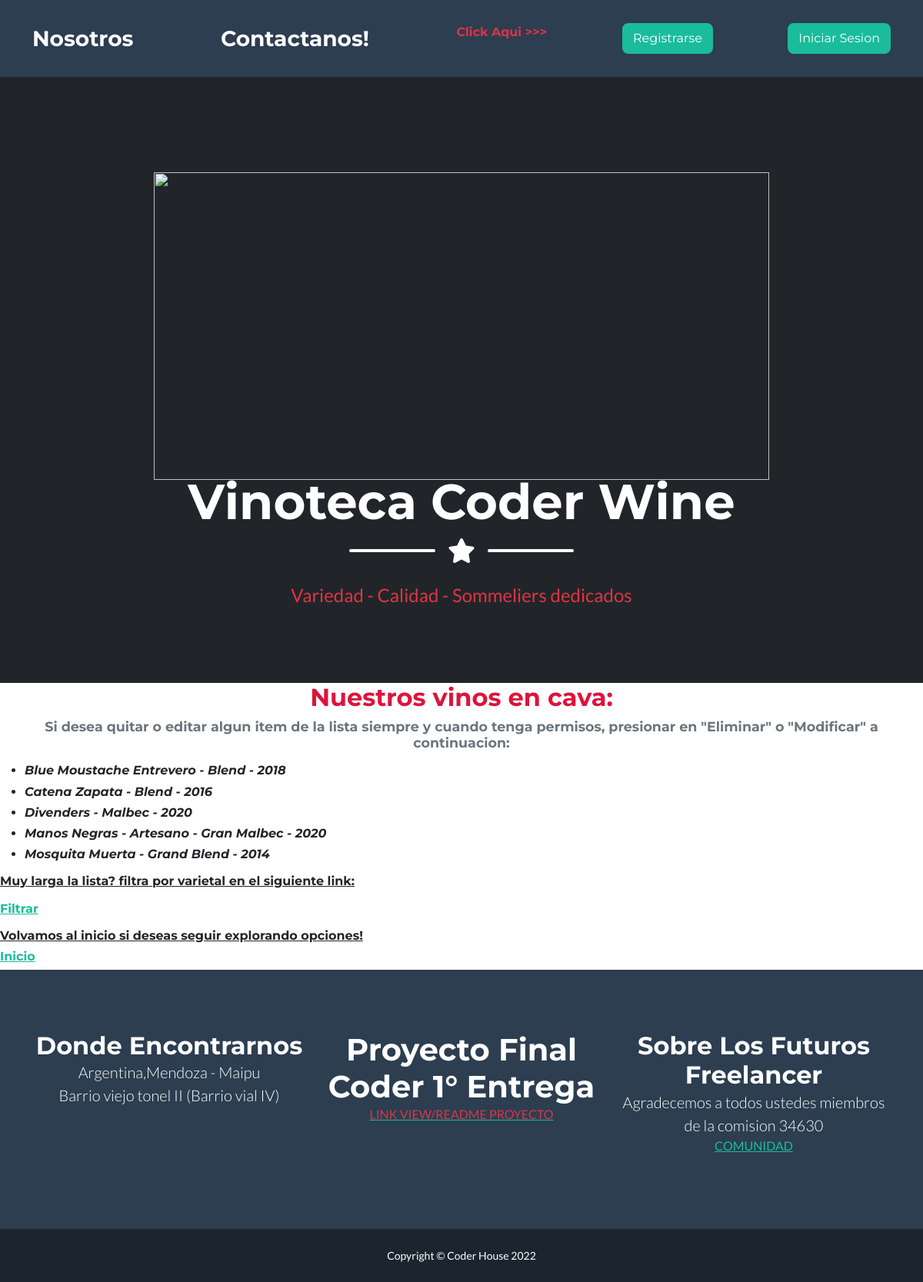
Before: /listaVinos/ with the older database file.
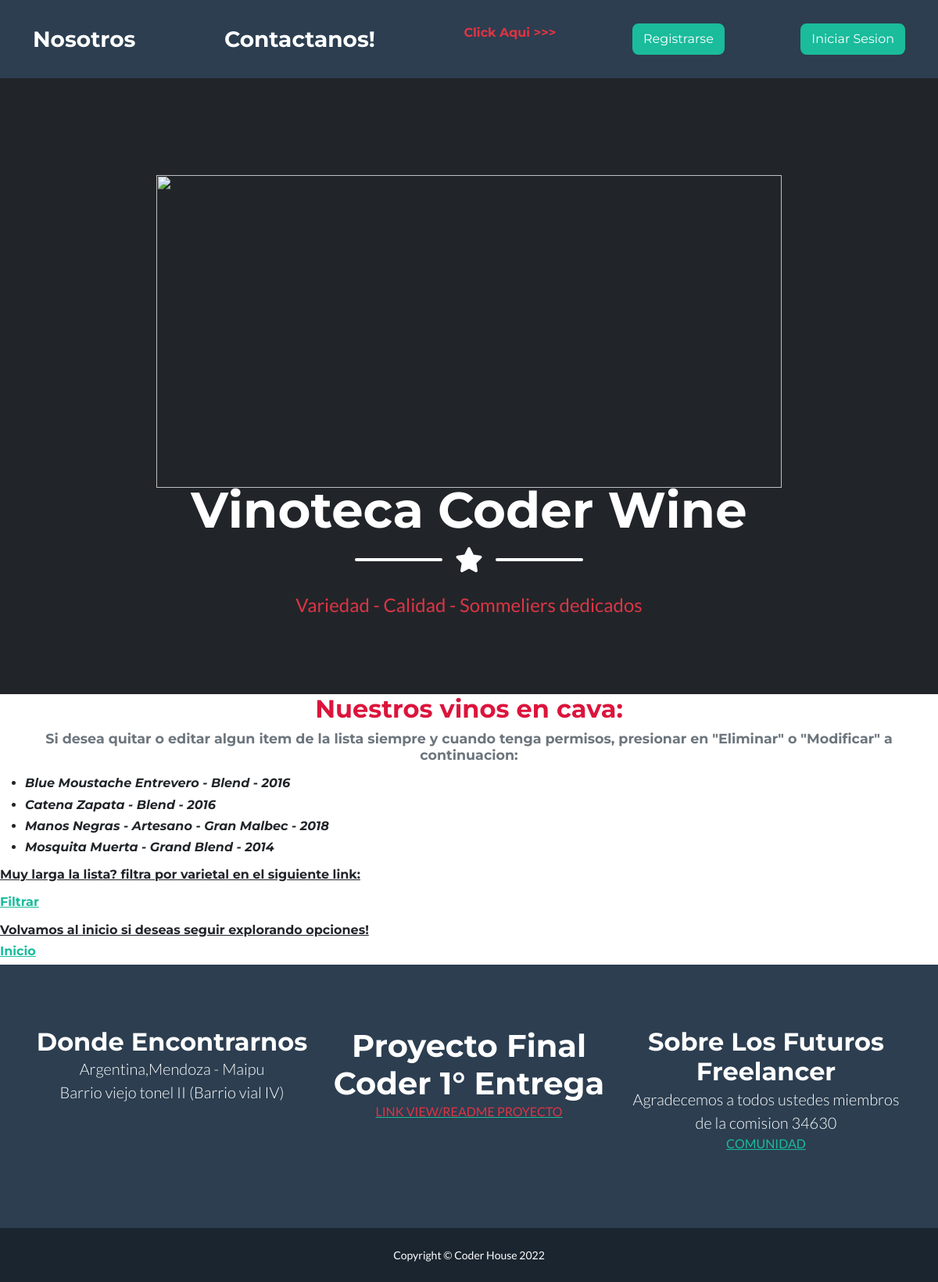
After: the same page with the newer database file.
### AppCoder/models.py (models this page shows, shortened)
class Vino(models.Model):
    nombre = models.CharField(max_length=50)
    varietal = models.CharField(max_length=50)
    añada = models.IntegerField()
    class Meta:
        verbose_name= 'Mis Vino'
        ordering = ['nombre', 'varietal','añada',]
        unique_together = ['nombre', 'varietal','añada',]

### AppCoder/views.py (the view)
# urls.py: path('listaVinos/', listaVinos , name="ListaVinos"),
def listaVinos(request):
    vinoss = Vino.objects.all()
    return render(request, "listaVinos.html", {"listaVinos": vinoss})

### AppCoder/templates/listaVinos.html (shortened to what this page needs)
{% extends 'padre.html' %}
{% load static %}
{% block contenidoQueCambia %}
{% if listaVinos %}
 <div class="text-center">
    <h2 style="color:crimson">Nuestros vinos en cava: </h2>
        <h5>
            <small class="text-muted">
                Si desea quitar o editar algun item de la lista siempre y cuando tenga permisos, presionar en "Eliminar" o "Modificar" a continuacion:
            </small>
        </h5>
</div>
<div>
    <ul>
        {% for vino in listaVinos  %}
            <h6><i><li>{{vino.nombre}} - {{vino.varietal}} - {{vino.añada}}</li></i></h6>
        {% endfor %}
    </ul>
</div>
    <h6><u> Muy larga la lista? filtra por varietal en el siguiente link:</u></h6>
    <h6><a href="{% url 'BusquedaVarietal' %}">Filtrar</a></h6>
    <h6><u>Volvamos al inicio si deseas seguir explorando opciones!</u></h6>
    <h6><a href="{% url 'Inicio' %}">Inicio</a></h6>
{% endif %}
{% endblock contenidoQueCambia %}

Changed rows visible on the page:
removed Vino: nombre "Divenders", varietal "Malbec", añada "2020"
changed Vino "Blue Moustache Entrevero": añada "2018" → "2016"
changed Vino "Manos Negras": añada "2020" → "2018"
